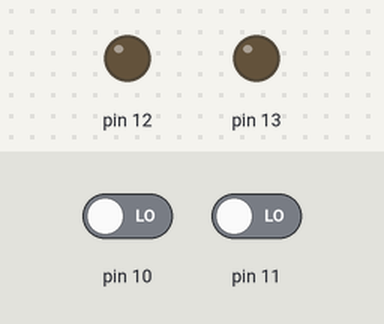
Bench run of a sketch on a simulated Arduino Uno, built with avr-gcc and run on an emulated ATmega328P. Parts: output pins drawn as LEDs (lit = HIGH). The test bench sets the inputs (shaded band); at power-on: pin 10 LOW, pin 11 LOW.

Above: at 1.2 s.
1.3 s: pin 10 driven HIGH
At 2.3 s:
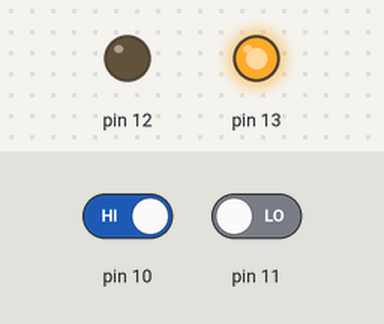
2.8 s: pin 11 driven HIGH
At 3.4 s:
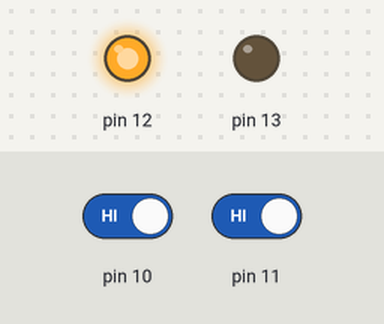
4.3 s: pin 11 driven LOW
At 4.6 s:
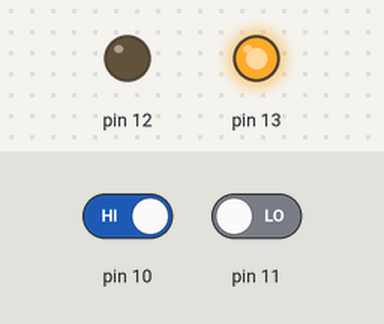
5.8 s: pin 10 driven LOW
At 6.9 s:
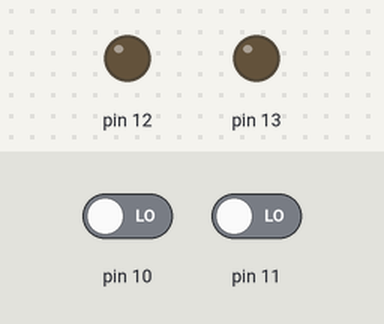
Timing chart, 0 to 8.3 s (numbered marks = the images above; inputs shaded):
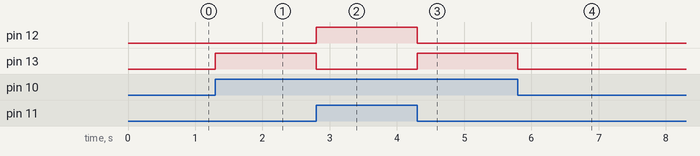

The sketch:

Huf_Adder.ino
```cpp
int A,B;
void setup() {
pinMode(13,OUTPUT);
pinMode(12,OUTPUT);
pinMode(11,INPUT);
pinMode(10,INPUT);

}

void loop() {
  A = digitalRead(10);
  B = digitalRead(11);
  int s,c;

  s=A^B;
  c=A&B;
  digitalWrite(13, s);
  digitalWrite(12, c);
}
```

Measured:
- after the input at 1.3 s, pin 13: LOW → HIGH at once
- after the input at 2.8 s, pin 12: LOW → HIGH at once; pin 13: HIGH → LOW at once
- after the input at 4.3 s, pin 12: HIGH → LOW at once; pin 13: LOW → HIGH at once
- after the input at 5.8 s, pin 13: HIGH → LOW at once
